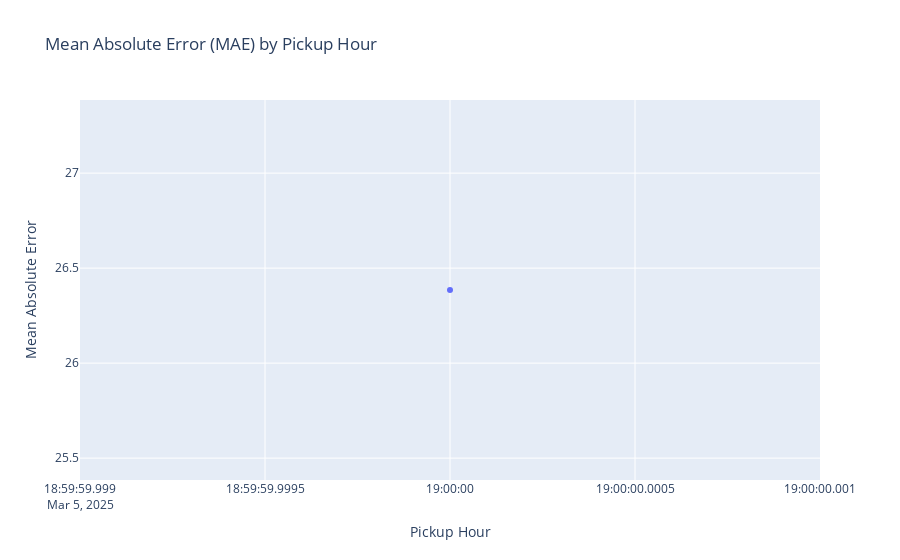

This figure's notebook cell:
### Code cell
import pandas as pd  
import plotly.express as px
df1 = df
df2 = df_pred

# Merge the DataFrames on 'pickup_location_id' and 'pickup_hour'  
merged_df = pd.merge(df1, df2, on=['pickup_location_id', 'pickup_hour'])  

# Calculate the absolute error  
merged_df['absolute_error'] = abs(merged_df['predicted_demand'] - merged_df['rides'])  

# Group by 'pickup_hour' and calculate the mean absolute error (MAE)  
mae_by_hour = merged_df.groupby('pickup_hour')['absolute_error'].mean().reset_index()  
mae_by_hour.rename(columns={'absolute_error': 'MAE'}, inplace=True)  

# Create a Plotly plot  
fig = px.line(  
    mae_by_hour,  
    x='pickup_hour',  
    y='MAE',  
    title='Mean Absolute Error (MAE) by Pickup Hour',  
    labels={'pickup_hour': 'Pickup Hour', 'MAE': 'Mean Absolute Error'},  
    markers=True  
)  

# Show the plot  
fig.show()

### Figure 1 — Plotly figure (JSON) as saved in the notebook; plotly's stock layout.template omitted (floating-point values rounded to 4 significant figures)
{"data": [{"hovertemplate": "Pickup Hour=%{x}<br>Mean Absolute Error=%{y}<extra></extra>", "legendgroup": "", "line": {"color": "#636efa", "dash": "solid"}, "marker": {"symbol": "circle"}, "mode": "lines+markers", "name": "", "orientation": "v", "showlegend": false, "type": "scatter", "x": ["2025-03-05T19:00:00.000000"], "xaxis": "x", "y": [26.38], "yaxis": "y"}], "layout": {"legend": {"tracegroupgap": 0}, "title": {"text": "Mean Absolute Error (MAE) by Pickup Hour"}, "xaxis": {"anchor": "y", "domain": [0, 1], "title": {"text": "Pickup Hour"}}, "yaxis": {"anchor": "x", "domain": [0, 1], "title": {"text": "Mean Absolute Error"}}}}
